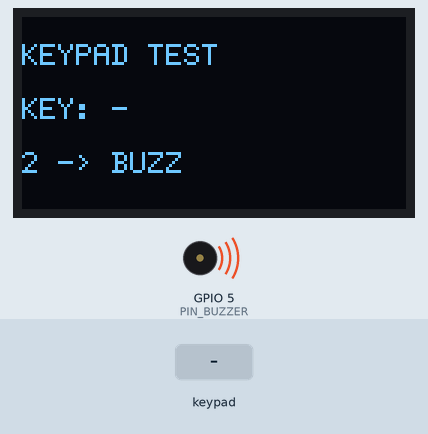
Simulated run of this sketch. Board: ESP32. Parts: 128×64 one-colour display, buzzer (waves = sounding, pin HIGH). The inputs (shaded band) are chosen by the test bench. What the sketch prints to the serial monitor is not drawn.

Above: at 1.4 s.
1.5 s: keypad keys 3 3 1 3 2 6 2 5 # pressed 0.4 s apart
At 5.5 s:
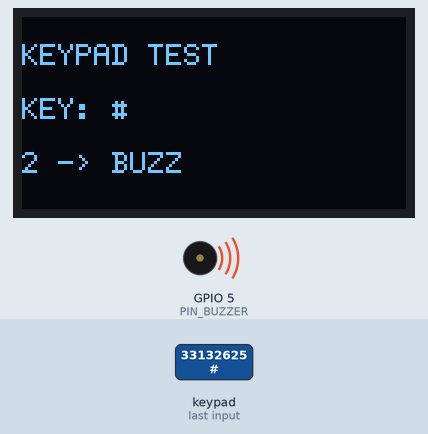
6.6 s: key '*' pressed
At 7.0 s:
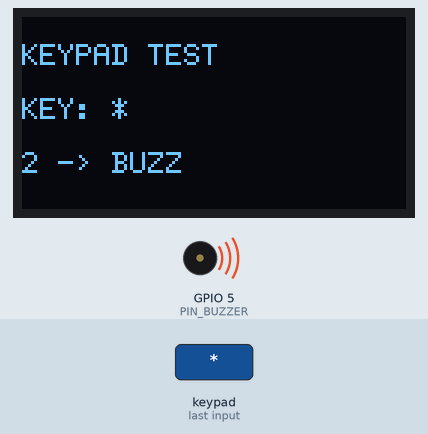
9.6 s: key 'A' pressed
At 10.6 s:
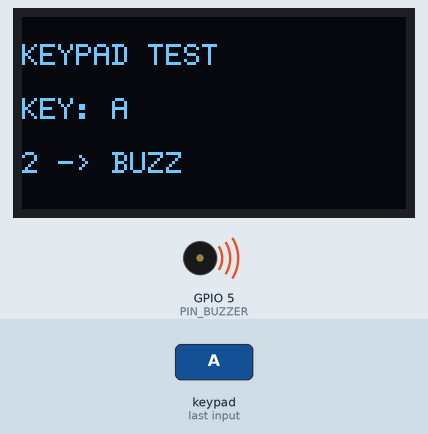
12.6 s: key 'C' pressed
At 13.9 s:
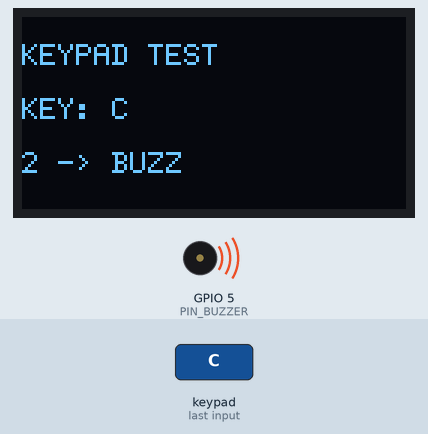
15.6 s: keypad keys 3 3 1 3 2 6 2 5 D pressed 0.4 s apart
At 19.8 s:
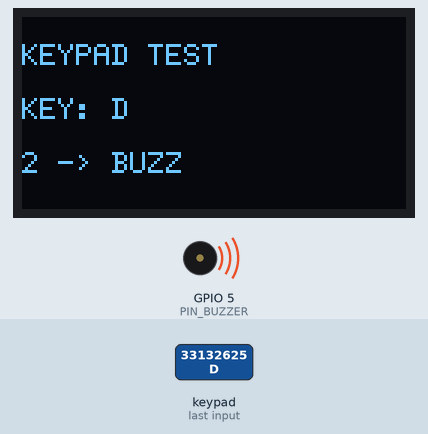
20.7 s: key 'B' pressed
Timing chart, 0 to 23.7 s (numbered marks = the images above; inputs shaded):
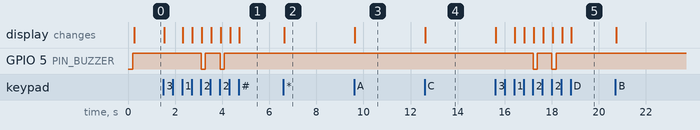

Measured:
- after the input at 1.5 s, GPIO 5 (PIN_BUZZER): alternates HIGH for 0.62 s and LOW for 0.18 s, 4 changes in all, then stays HIGH, starting after 1.6 s; the display: first changes at once (image 1 shows a later state)
- after the input at 6.6 s, the display: changes at once (image 2)
- after the input at 9.6 s, the display: changes at once (image 3)
- after the input at 12.6 s, the display: changes at once (image 4)
- after the input at 15.6 s, GPIO 5 (PIN_BUZZER): alternates HIGH for 0.62 s and LOW for 0.18 s, 4 changes in all, then stays HIGH, starting after 1.6 s; the display: first changes at once (image 5 shows a later state)

The sketch:

07_keypad_oled_buzzer_test.ino
```cpp
/*
  ESP32 + 4x4 Keypad + 1.3" OLED + Buzzer test

  Purpose:
  - Show the pressed key on the OLED
  - When key '2' is pressed, the buzzer beeps

  Wiring:
  - OLED SDA -> GPIO21
  - OLED SCL -> GPIO22
  - OLED VCC -> 3.3V
  - OLED GND -> GND
  - Buzzer IO -> GPIO5Buzzer
  -  VCC -> 3.3V or 5V according to your module
  - Buzzer GND -> GND
  - Keypad rows: R1=GPIO18, R2=GPIO19, R3=GPIO23, R4=GPIO32
  - Keypad cols: C1=GPIO25, C2=GPIO26, C3=GPIO13, C4=GPIO33
  - All module grounds must be connected together

  OLED driver:
  - 1.3" OLED is usually SH1106 128x64
  - If your module is SSD1306, change the U8g2 constructor accordingly
*/

#include <Arduino.h>
#include <Wire.h>
#include <Keypad.h>
#include <U8g2lib.h>

static const uint8_t PIN_OLED_SDA = 21;
static const uint8_t PIN_OLED_SCL = 22;
static const uint8_t PIN_BUZZER = 5;

static const uint8_t ROWS = 4;
static const uint8_t COLS = 4;

char keys[ROWS][COLS] = {
  {'1', '4', '7', '*'},
  {'2', '5', '8', '0'},
  {'3', '6', '9', '#'},
  {'A', 'B', 'C', 'D'}
};

// 按你实际接线的左到右顺序：
// 33 13 26 25 / 32 23 19 18
// 先按“上面四个是列、下面四个是行”来映射
byte colPins[COLS] = {33, 13, 26, 25};
byte rowPins[ROWS] = {32, 23, 19, 18};

Keypad keypad = Keypad(makeKeymap(keys), rowPins, colPins, ROWS, COLS);

U8G2_SH1106_128X64_NONAME_F_HW_I2C u8g2(U8G2_R0, U8X8_PIN_NONE);

char lastKey = '-';
unsigned long lastKeyMs = 0;
unsigned long buzzUntilMs = 0;

void buzzerOn() {
  digitalWrite(PIN_BUZZER, LOW);
}

void buzzerOff() {
  digitalWrite(PIN_BUZZER, HIGH);
}

void beep(uint16_t ms = 180) {
  buzzerOn();
  buzzUntilMs = millis() + ms;
}

void drawScreen() {
  char line1[24];
  char line2[24];
  char line3[24];

  snprintf(line1, sizeof(line1), "KEYPAD TEST");
  snprintf(line2, sizeof(line2), "KEY: %c", lastKey);
  snprintf(line3, sizeof(line3), "2 -> BUZZ");

  u8g2.clearBuffer();
  u8g2.setFont(u8g2_font_6x12_tr);
  u8g2.drawStr(0, 16, line1);
  u8g2.drawStr(0, 34, line2);
  u8g2.drawStr(0, 52, line3);
  u8g2.sendBuffer();
}

void setup() {
  Serial.begin(115200);
  delay(200);

  pinMode(PIN_BUZZER, OUTPUT);
  buzzerOff();

  Wire.begin(PIN_OLED_SDA, PIN_OLED_SCL);
  u8g2.setI2CAddress(0x3C << 1);
  u8g2.begin();

  lastKey = '-';
  lastKeyMs = millis();
  drawScreen();

  Serial.println();
  Serial.println(F("Keypad + OLED + buzzer test ready."));
  Serial.println(F("Press 2 to make the buzzer beep."));
}

void loop() {
  char key = keypad.getKey();
  if (key != NO_KEY) {
    lastKey = key;
    lastKeyMs = millis();

    Serial.print(F("[KEY] "));
    Serial.println(key);

    if (key == '2') {
      beep(180);
    }

    drawScreen();
  }

  if (buzzUntilMs != 0 && millis() >= buzzUntilMs) {
    buzzerOff();
    buzzUntilMs = 0;
  }

  if (millis() - lastKeyMs > 3000 && lastKey != '-') {
    lastKey = '-';
    drawScreen();
  }

  delay(10);
}
```
